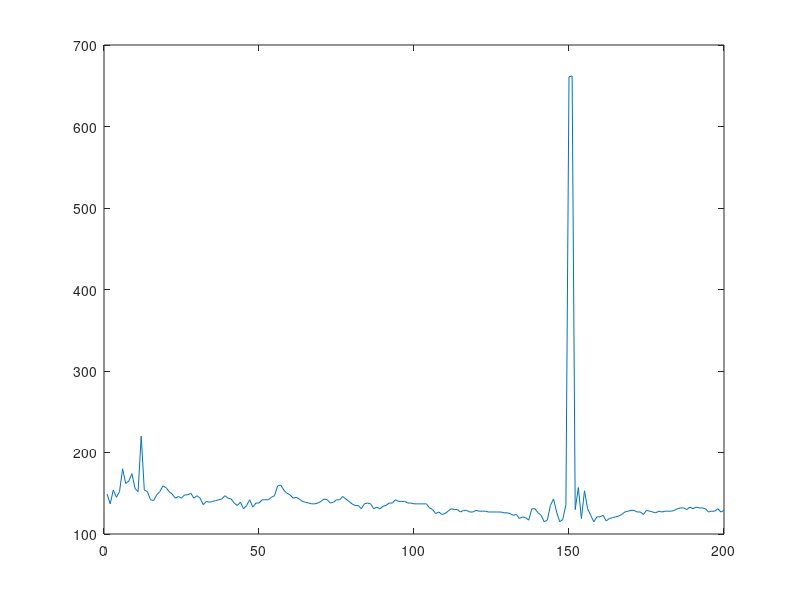

This figure's MATLAB source:
clear all;
v=[139,150,142,149,143,159,187,136,161,618,611,607,605,563,599,576,521,458,409,362];%teste1(satoru)
v1 =[138,135,135,126,127,149,124,151,134,253,142,139,133,130,134,121,288,686,686,687];%pedro
%%adicionadas 10 amostras (n amostras = 30)

v2 = [121,122,122,130,130,132,132,132,132,128,162,385,396,364,326,292,266,243,224,209,139,140,140,140,140,139,139,138,138,138];%pedro
v3 = [107,107,111,110,110,110,110,109,110,109,109,110,110,110,108,108,109,108,108,108,108,106,107,106,107,107,106,107,107,107];%satoru
v4 = [97,100,99,99,98,94,93,94,93,94,94,95,95,94,94,94,94,94,94,94,94,94,94,94,94,94,94,94,93,93];%pedro

#n amostras = 60)
v5 = [106,94,91,81,77,85,81,81,73,76,87,87,85,86,87,88,88,88,87,87,88,88,88,88,87,88,88,87,88,89,88,89,88,89,88,88,88,89,88,88,88,87,87,88,87,87,87,87,87,85,86,86,86,86,86,87,87,86,87,86];%pedro


v6 = [125,121,125,115,120,198,120,177,186,128,169,176,170,133,599,604,130,191,179,207,187,195,250,211,178,156,172,158,158,405,546,512,442,387,339,294,255,225,184,167,186,182,155,171,162,104,153,156,153,160,161,34,464,135,150,163,140,428,613,172,195,165,53,543,151,155,175,147,370,584,151,417,472,181,169,145,209,202,174,159,196,191,177,204,162,194,345,637,188,189,181,201,177,160,204,194,173,191,207,204,199,155,151,177,201,189,358,637,638,638,611,535,146,154,352,484,463,416,365,328];%pedro
v7 = [118,124,116,138,160,154,122,114,114,380,429,399,347,306,271,240,216,186,119,133,120,127,172,123,149,37,155,182,139,148,135,97,154,71,36,112,201,351,690,701,658,583,506,433,128,134,130,95,133,131,141,52,134,172,574,416,537,499,435,379,332,291,257,229,198,186,185,152,140,133,122,120,101,101,95,97,92,96,93,98,93,86,86,89,91,91,75,93,89,86,84,82,81,80,64,78,86,93,89,99,107,137,83,122,126,118,120,105,103,117,117,195,255,238,211,193,179,168,160,147];
v8 = [215,187,174,176,180,171,163,161,160,180,258,315,441,596,523,437,366,340,349,402,183,421,234,156,289,200,168,173,186,164,649,159,166,166,168,168,167,161,148,158];
v9 = [124,120,136,112,127,130,128,69,122,124,149,141,162,160,154,142,142,130,168,237,671,672,656,589,517,452,399,354,317,286,259,146,146,148,148,149,153,151,150,150];
v10 = [111,123,140,126,137,128,117,200,119,228,168,170,196,194,250,226,155,105,73,128,155,146,127,142,172,165,605,173,144,159,174,191,177,186,606,483,171,167,178,144,137,146,146,157,172,164,171,178,185,190,193,208,192,191,176,187,187,185,169,147,174,173,155,149,155,154,168,171,128,135,131,129,129,128,162,167,143,147,148,154,163,173,178,182,177,151,150,144,147,144,141,138,141,136,128,129,127,131,130,127,125,126,123,125,127,119,120,125,124,134,153,544,638,639,639,638,639,631,567,494,430,377,333,297,267,237,221,198,180,172,156,141,139,132,125,117,114,117,109,108,100,125,137,148,153,151,150,156,163,177,182,181,185,193,191,189,189,187,191,168,146,138,142,130,134,133,116,133,120,126,122,124,121,137,145,147,146,143,140,130,120,121,122,113,123,122,115,132,135,142,147,154,158,159,556,638,638,638,616,547];
v11 = [265,180,215,173,128,134,144,123,111,660,654,518,656,588,304,131,464,139,375,618,593,523,454,410,357,320,289,267,133,135,146,135,140,112,142,134,136,353,535,514,457,401,353,310,279,249,221,195,176,163,150,140,129,124,115,111,107,103,102,103,101,99,99,100,99,97,98,95,98,101,102,102,96,104,111,101,106,109,100,103,107,105,103,103,102,101,97,102,107,110,108,91,94,95,107,107,106,105,107,106,101,100,104,102,104,103,101,104,105,103,104,98,95,95,96,105,101,101,98,95,100,94,85,95,98,100,88,100,101,106,94,103,108,95,96,98,104,103,98,102,106,107,102,103,107,108,104,111,93,107,104,105,107,108,108,109,113,108,110,110,112,110,112,110,114,113,113,111,109,112,108,104,104,105,104,107,104,104,103,103,105,103,81,100,105,103,103,109,103,102,110,102,106,108,109,110,111,111,106,110];
v12 = [682,682,614,275,163,454,471,413,350,309,277,246,215,195,181,167,155,145,137,130,124,118,114,109,105,102,99,99,96,95,90,90,87,86,85,92,87,83,88,92,91,96,98,103,109,90,99,111,104,103,102,107,95,91,95,96,98,96,93,86,101,99,100,96,99,101,100,92,95,95,96,99,97,100,97,99,98,97,100,101,97,103,101,100,97,99,105,105,101,108,111,111,114,115,112,112,117,119,126,126,126,126,125,127,121,130,132,135,134,133,140,138,135,134,132,131,128,131,131,128,128,126,125,124,122,150,662,662,662,662,610,534,463,403,353,312,278,249,227,208,191,177,166,157,149,143,137,132,130,128,125,126,125,123,121,121,119,120,119,117,115,116,116,117,118,134,133,131,131,128,130,124,121,119,140,196,451,456,412,364,322,287,258,233,212,196,182,171,161,153,147,141,135,131,126,128,127,125,126,127];
v13 =[149,137,154,145,152,180,162,165,174,156,152,220,154,152,142,141,148,152,159,157,152,149,144,146,144,148,148,150,144,147,144,136,140,139,140,141,142,143,147,144,143,138,135,139,131,135,142,133,138,138,142,142,142,145,147,159,160,154,150,148,144,145,143,140,139,138,137,137,138,140,143,142,138,139,142,142,146,143,140,137,135,135,131,137,138,137,131,133,131,134,135,138,138,142,140,140,140,138,138,137,137,137,137,137,132,130,125,127,124,125,128,131,130,130,127,129,129,127,127,129,128,128,128,127,127,127,127,127,126,126,125,123,124,119,121,120,117,131,131,126,123,115,117,135,143,127,115,118,136,661,662,130,157,119,153,131,123,115,121,121,123,116,119,120,121,122,124,127,128,129,129,127,127,124,129,128,127,126,128,127,128,128,128,129,131,132,132,130,133,131,133,132,132,131,127,128,128,131,127,129];
%t = 0:50/1000:2999;
plot(v13);
%printf("vo.png");